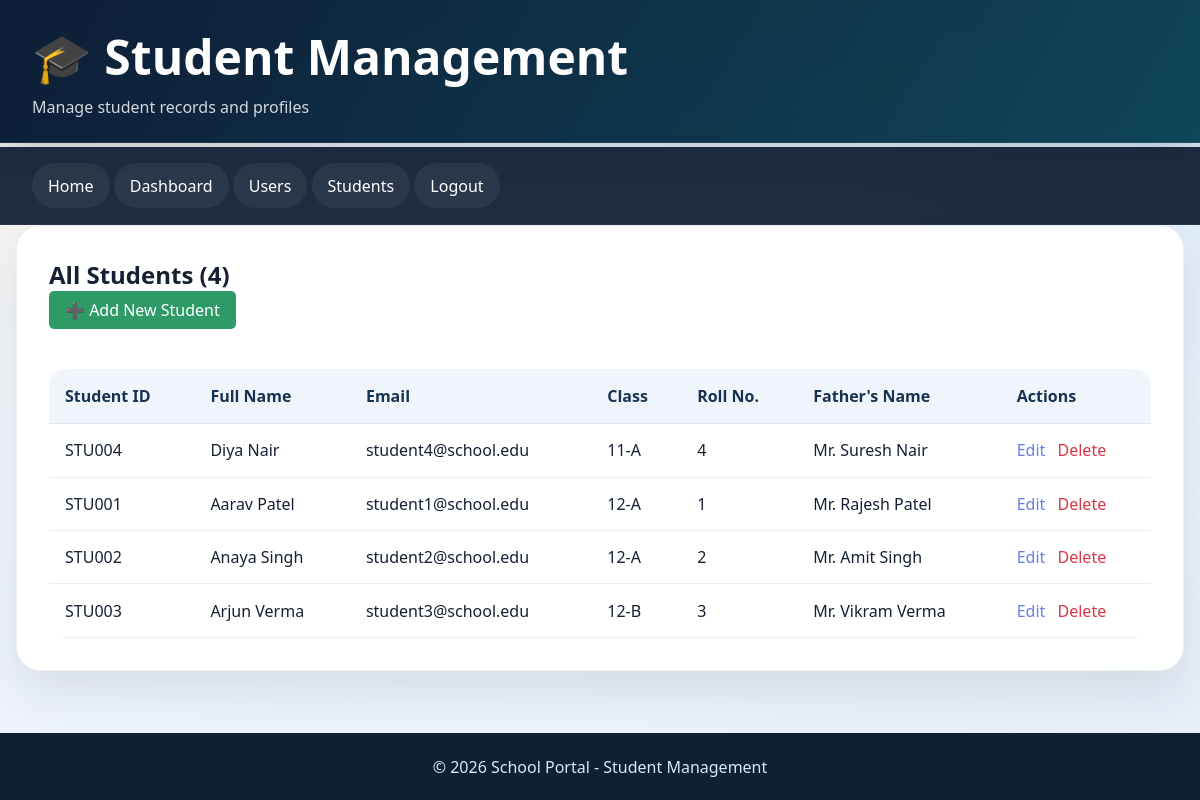
Page /pages/student_management.php (signed in) on the committed database.
### tables this page shows
CREATE TABLE students (
    id INT PRIMARY KEY AUTO_INCREMENT,
    user_id INT NOT NULL UNIQUE,
    student_id_number VARCHAR(50) NOT NULL UNIQUE,
    class_name VARCHAR(50) NOT NULL,
    roll_number INT,
    father_name VARCHAR(100),
    father_phone VARCHAR(20),
    father_email VARCHAR(100),
    mother_name VARCHAR(100),
    mother_phone VARCHAR(20),
    guardian_phone VARCHAR(20),
    date_of_admission DATE,
    blood_group VARCHAR(10),
    emergency_contact VARCHAR(20),
    health_issues TEXT,
    status ENUM('active', 'inactive', 'graduated', 'transferred', 'dropped') DEFAULT 'active',
    gpa DECIMAL(3,2) DEFAULT 0.00,
    total_attendance_hours INT DEFAULT 0,
    created_at TIMESTAMP DEFAULT CURRENT_TIMESTAMP,
    updated_at TIMESTAMP DEFAULT CURRENT_TIMESTAMP ON UPDATE CURRENT_TIMESTAMP,
    FOREIGN KEY (user_id) REFERENCES users(id) ON DELETE CASCADE,
    INDEX idx_student_id (student_id_number),
    INDEX idx_class (class_name),
    INDEX idx_status (status)
);

CREATE TABLE users (
    id INT PRIMARY KEY AUTO_INCREMENT,
    username VARCHAR(50) NOT NULL UNIQUE,
    password VARCHAR(255) NOT NULL,
    email VARCHAR(100) NOT NULL UNIQUE,
    full_name VARCHAR(100) NOT NULL,
    role ENUM('admin', 'teacher', 'student', 'parent') DEFAULT 'student',
    department_id INT,
    phone VARCHAR(20),
    address TEXT,
    date_of_birth DATE,
    profile_picture VARCHAR(255),
    is_active TINYINT DEFAULT 1,
    last_login TIMESTAMP NULL,
    created_at TIMESTAMP DEFAULT CURRENT_TIMESTAMP,
    updated_at TIMESTAMP DEFAULT CURRENT_TIMESTAMP ON UPDATE CURRENT_TIMESTAMP,
    FOREIGN KEY (department_id) REFERENCES departments(id),
    INDEX idx_username (username),
    INDEX idx_email (email),
    INDEX idx_role (role),
    INDEX idx_active (is_active)
);

### pages/student_management.php (the view, shortened to what this page needs)
<?php
include '../includes/config.php';
$action = $_GET['action'] ?? 'list';
$edit_student = null;
$students_list = array();
$result = $conn->query("SELECT s.*, u.full_name, u.email FROM students s JOIN users u ON s.user_id = u.id ORDER BY s.class_name, s.roll_number");
if ($result) {
    while ($student = $result->fetch_assoc()) {
        $students_list[] = $student;
    }
}
$available_users = $conn->query("SELECT id, full_name FROM users WHERE role = 'student' AND id NOT IN (SELECT user_id FROM students)");
?>
<!DOCTYPE html>
<html lang="en">
<head>
    <link rel="stylesheet" href="../css/style.css">
</head>
<body>
    <header>
        <h1>🎓 Student Management</h1>
        <p>Manage student records and profiles</p>
    </header>
    <nav>
        <a href="../index.html">Home</a>
        <a href="admin_dashboard.php">Dashboard</a>
        <a href="user_management.php">Users</a>
        <a href="student_management.php">Students</a>
        <a href="logout.php">Logout</a>
    </nav>
    <div class="container">
        <?php if ($action == 'add' || $action == 'edit'): ?>
            <div class="card">
                <h2><?php echo $action == 'add' ? '➕ Add New Student' : '✏️ Edit Student'; ?></h2>
                <form method="POST">
                    <input type="hidden" name="save_student" value="1">
                    <?php if ($edit_student): ?>
                        <input type="hidden" name="student_id" value="<?php echo $edit_student['id']; ?>">
                        <input type="hidden" name="user_id" value="<?php echo $edit_student['user_id']; ?>">
                    <?php endif; ?>
                    <div class="form-group">
                        <label for="user_id">Student User:</label>
                        <select id="user_id" name="user_id" required <?php echo $edit_student ? 'disabled' : ''; ?>>
                            <option value="">Select a student user</option>
                            <?php
                            while ($user = $available_users->fetch_assoc()) {
                                $selected = ($edit_student && $edit_student['user_id'] == $user['id']) ? 'selected' : '';
                                echo "<option value='{$user['id']}' $selected>{$user['full_name']}</option>";
                            }
                            ?>
                        </select>
                    </div>
                    <div class="column-2">
                        <div class="form-group">
                            <label for="student_id_number">Student ID Number:</label>
                            <input type="text" id="student_id_number" name="student_id_number" required value="<?php echo htmlspecialchars($edit_student['student_id_number'] ?? ''); ?>">
                        </div>
                        <div class="form-group">
                            <label for="class_name">Class:</label>
                            <input type="text" id="class_name" name="class_name" required value="<?php echo htmlspecialchars($edit_student['class_name'] ?? ''); ?>">
                        </div>
                    </div>
                    <div class="column-2">
                        <div class="form-group">
                            <label for="roll_number">Roll Number:</label>
                            <input type="number" id="roll_number" name="roll_number" value="<?php echo htmlspecialchars($edit_student['roll_number'] ?? ''); ?>">
                        </div>
                        <div class="form-group">
                            <label for="father_phone">Father's Phone:</label>
                            <input type="tel" id="father_phone" name="father_phone" value="<?php echo htmlspecialchars($edit_student['father_phone'] ?? ''); ?>">
                        </div>
                    </div>
                    <div class="column-2">
                        <div class="form-group">
                            <label for="father_name">Father's Name:</label>
                            <input type="text" id="father_name" name="father_name" value="<?php echo htmlspecialchars($edit_student['father_name'] ?? ''); ?>">
                        </div>
                        <div class="form-group">
                            <label for="mother_name">Mother's Name:</label>
                            <input type="text" id="mother_name" name="mother_name" value="<?php echo htmlspecialchars($edit_student['mother_name'] ?? ''); ?>">
                        </div>
                    </div>
                    <div style="display: grid; grid-template-columns: 1fr 1fr; gap: 1rem;">
                        <button type="submit">✅ Save Student</button>
                        <a href="student_management.php" class="btn-secondary" style="padding: 0.75rem; text-align: center; text-decoration: none; border-radius: 5px; color: white;">❌ Cancel</a>
                    </div>
                </form>
            </div>
        <?php else: ?>
            <div class="card">
                <h2>All Students (<?php echo count($students_list); ?>)</h2>
                <a href="student_management.php?action=add" class="btn-success" style="display: inline-block; padding: 0.5rem 1rem; margin-bottom: 1rem; text-decoration: none; color: white; border-radius: 5px;">➕ Add New Student</a>
                <table>
                    <thead>
                        <tr>
                            <th>Student ID</th>
                            <th>Full Name</th>
                            <th>Email</th>
                            <th>Class</th>
                            <th>Roll No.</th>
                            <th>Father's Name</th>
                            <th>Actions</th>
                        </tr>
                    </thead>
                    <tbody>
                        <?php foreach ($students_list as $student): ?>
                            <tr>
                                <td><?php echo htmlspecialchars($student['student_id_number']); ?></td>
                                <td><?php echo htmlspecialchars($student['full_name']); ?></td>
                                <td><?php echo htmlspecialchars($student['email']); ?></td>
                                <td><?php echo htmlspecialchars($student['class_name']); ?></td>
                                <td><?php echo htmlspecialchars($student['roll_number']); ?></td>
                                <td><?php echo htmlspecialchars($student['father_name'] ?? 'N/A'); ?></td>
                                <td>
                                    <a href="student_management.php?action=edit&id=<?php echo $student['id']; ?>" style="color: #667eea; text-decoration: none; margin-right: 0.5rem;">Edit</a>
                                    <a href="student_management.php?action=delete&id=<?php echo $student['id']; ?>" onclick="return confirm('Are you sure?')" style="color: #dc3545; text-decoration: none;">Delete</a>
                                </td>
                            </tr>
                        <?php endforeach; ?>
                    </tbody>
                </table>
            </div>
        <?php endif; ?>
    </div>
    <footer>
        <p>&copy; 2026 School Portal - Student Management</p>
    </footer>
</body>
</html>

### css/style.css (style rules this page uses)
* { margin: 0; padding: 0; box-sizing: border-box; }
body { font-family: "Segoe UI", Tahoma, Geneva, Verdana, sans-serif; background: radial-gradient(circle at top left, rgba(255, 214, 153, 0.22), transparent 30%), radial-gradient(circle at top right, rgba(108, 180, 238, 0.18), transparent 28%), linear-gradient(145deg, #f4f7fb 0%, #edf3fb 48%, #e7eef8 100%); color: #152033; min-height: 100vh; display: flex; flex-direction: column; }
a { color: inherit; }
.container { width: min(1180px, calc(100% - 32px)); margin: 0 auto; }
.site-header, header { color: #fff; background: linear-gradient(120deg, rgba(13, 29, 54, 0.95), rgba(15, 74, 92, 0.88)), linear-gradient(180deg, #102038, #0f2742); border-bottom: 1px solid rgba(255, 255, 255, 0.08); box-shadow: 0 18px 40px rgba(9, 24, 47, 0.18); }
header { padding: 1.5rem 2rem; margin-bottom: 1.25rem; }
header h1 { font-size: clamp(2rem, 4vw, 3.2rem); margin-bottom: 0.45rem; }
header p, .header-copy { font-size: 1rem; color: rgba(255, 255, 255, 0.82); max-width: 720px; }
.main-nav, nav { background: rgba(12, 27, 49, 0.92); backdrop-filter: blur(8px); border-bottom: 1px solid rgba(255, 255, 255, 0.06); }
nav { padding: 1rem 2rem; margin-top: -1rem; }
nav a { color: #fff; text-decoration: none; padding: 0.72rem 1rem; border-radius: 999px; transition: transform 0.2s ease, background 0.2s ease, box-shadow 0.2s ease; display: inline-block; background: rgba(255, 255, 255, 0.06); }
.card { background: rgba(255, 255, 255, 0.96); border: 1px solid rgba(17, 41, 69, 0.08); border-radius: 24px; box-shadow: 0 22px 45px rgba(18, 38, 63, 0.1); padding: 2rem; margin-bottom: 2rem; animation: slideIn 0.32s ease-out; }
.btn-success { background: #2e9b67; }
table { width: 100%; border-collapse: collapse; margin-top: 1.5rem; overflow: hidden; border-radius: 18px; }
table th { background: #eff5fb; padding: 1rem; text-align: left; font-weight: 700; border-bottom: 1px solid #d9e4ef; color: #173253; }
table td { padding: 0.95rem 1rem; border-bottom: 1px solid #e5edf5; background: rgba(255, 255, 255, 0.8); }
footer { background: #0f1f35; color: #dbe8f8; text-align: center; padding: 1.4rem; margin-top: auto; }

### rows in the picture
students: student_id_number "STU004", user.full_name "Diya Nair", user.email "student4@school.edu", class_name "11-A", roll_number "4", father_name "Mr. Suresh Nair"
students: student_id_number "STU001", user.full_name "Aarav Patel", user.email "student1@school.edu", class_name "12-A", roll_number "1", father_name "Mr. Rajesh Patel"
students: student_id_number "STU002", user.full_name "Anaya Singh", user.email "student2@school.edu", class_name "12-A", roll_number "2", father_name "Mr. Amit Singh"
students: student_id_number "STU003", user.full_name "Arjun Verma", user.email "student3@school.edu", class_name "12-B", roll_number "3", father_name "Mr. Vikram Verma"

### other values in the picture
count($students_list) "4"
